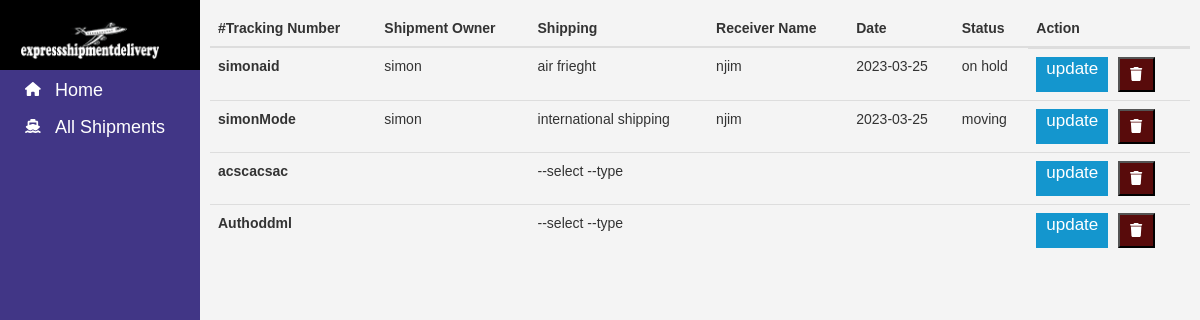
The app's page /allshipping.php (signed in) with its own data.
### tables this page shows
CREATE TABLE `orders` (
  `shipmentID` varchar(50) DEFAULT NULL,
  `shipperName` varchar(50) DEFAULT NULL,
  `recieverName` varchar(50) DEFAULT NULL,
  `recieveraddress` varchar(50) DEFAULT NULL,
  `departuretime` varchar(50) DEFAULT NULL,
  `Emailaddress` varchar(50) DEFAULT NULL,
  `senderaddress` varchar(50) DEFAULT NULL,
  `shipmenttype` varchar(50) DEFAULT NULL,
  `weight` varchar(50) DEFAULT NULL,
  `courier` varchar(50) DEFAULT NULL,
  `pakages` varchar(50) DEFAULT NULL,
  `mode` varchar(50) DEFAULT NULL,
  `product` varchar(50) DEFAULT NULL,
  `quantity` varchar(50) DEFAULT NULL,
  `destination` varchar(50) DEFAULT NULL,
  `paymentmode` varchar(50) DEFAULT NULL,
  `shipperphone` varchar(50) DEFAULT NULL,
  `shipperemail` varchar(50) DEFAULT NULL,
  `carrier` varchar(50) DEFAULT NULL,
  `origin` varchar(50) DEFAULT NULL,
  `pickupdate` varchar(50) DEFAULT NULL,
  `status` varchar(50) DEFAULT NULL,
  `phone` varchar(50) DEFAULT NULL,
  `pickuptime` varchar(50) DEFAULT NULL,
  `CarrierReferenceNum` varchar(100) DEFAULT NULL,
  `dateofreg` datetime DEFAULT current_timestamp()
);

### Backend/config/connection.php (called while the page is built, shortened)
<?php
class ConnectionString{
    function Connection(){
 $this->host = "localhost";
 $this->username = "globecom_ftracking";
 $this->database = "globecom_ftracking";
 $this->password = "vR3]VhU2d+[%";
        try{
            $dsn = 'mysql:host=' . $this->host .';' . 'dbname=' . $this->database;
            $pdo = new PDO($dsn, $this->username, $this->password);
            $pdo->setAttribute(PDO::ATTR_ERRMODE, PDO::ERRMODE_EXCEPTION);
            $pdo->setAttribute(PDO::ATTR_DEFAULT_FETCH_MODE, PDO::FETCH_ASSOC);
           return $pdo;
        }
        catch(PDOException $error){
           echo "something went wrong trying to connect" . $error->getMessage();
        }
    }
}
?>

### Backend/controllers/Order.php (called while the page is built, shortened)
<?php
class Order extends ConnectionString
{
    function readOrders()
    {
        $sql  = "SELECT * FROM orders";
        $stmt = $this->Connection()->prepare($sql);
        $stmt->execute();
        $rows =   $stmt->fetchAll();
        return $rows;
    }
}

### allshipping.php (the view)
<?php include('sidebar.php') ?>
<?php
require('Backend/config/connection.php');
require('Backend/controllers/Order.php');
$order = new Order();
?>
<link rel="stylesheet" href="css/bootstrap.min.css">
<div class="contents_main">
    <table class="table">
        <thead class="thead-light">
            <tr>
                <th scope="col">#Tracking Number</th>
                <th scope="col">Shipment Owner</th>
                <th scope="col">Shipping </th>
                <th scope="col">Receiver Name</th>
                <th scope="col">Date</th>
                <th scope="col">Status</th>
                <th scope="col">Action</th>
            </tr>
        </thead>
        <tbody>
            <?php foreach($order->readOrders() as $ord):?>
                <tr>
                    <th scope="row"><?php echo $ord['shipmentID']?></th>
                    <td><?php echo $ord['shipperName']?></td>
                    <td><?php echo $ord['shipmenttype']?></td>
                    <td><?php echo $ord['recieverName']?></td>
                    <td><?php echo $ord['pickupdate']?></td>
                    <td><?php echo $ord['status'] ?? "not set"?></td>
                    <td class="flex_data">
                        <a href="update_shipment.php?shipmentID=<?php echo $ord['shipmentID']?>" class="update_btn" type="submit" name="update">update</a>
                    <button class="btntrach"><i class="fa fa-trash"></i></button>
                  </td>
                </tr>
            <?php endforeach;?>
        </tbody>
    </table>
</div>
<?php include('admin.footer.php') ?>

### sidebar.php (shortened to what this page needs)
<!DOCTYPE html>
<html lang="en">
<head>
    <link rel="stylesheet" href="css/all.css">
    <link rel="stylesheet" href="css/companyscss.css">
</head>
<body>
    <div class="container_main_sec">
        <div class="sidebar hidden_sidebar">
            <div class="logo">
                <img src="./images/New/100ppi/4x/Asset 5.png" alt="" style="object-fit: contain;">
            </div>
            <div class="menu_wrapper">
                <div class="menu_wrapper_comp">
                    <a href="/admin.php">
                        <div class="icons">
                            <i class="fas fa-home"></i>
                        </div>
                        <div class="home_contents">home</div>
                    </a>
                </div>
                <div class="menu_wrapper_comp">
                    <a href="/allshipping.php">
                        <div class="icons">
                            <i class="fas fa-ship"></i>
                        </div>
                        <div class="home_contents">all shipments</div>
                    </a>
                </div>
            </div>
        </div>

### admin.footer.php (shortened to what this page needs)
</div>
</body>
</html>

### css/companyscss.css (style rules this page uses)
* { padding: 0; margin: 0; -webkit-box-sizing: border-box; box-sizing: border-box; font-family: Arial, Helvetica, sans-serif; }
.container_main_sec { height: 100vh; width: 100%; display: -webkit-box; display: -ms-flexbox; display: flex; overflow: hidden; }
.icons { height: 25px; width: 25px; border-radius: 50%; margin-left: 10px; display: -webkit-box; display: -ms-flexbox; display: flex; -webkit-box-align: center; -ms-flex-align: center; align-items: center; -webkit-box-pack: center; -ms-flex-pack: center; justify-content: center; }
.menu_wrapper_comp { height: 37px; }
.menu_wrapper_comp a { display: block; display: -webkit-box; display: -ms-flexbox; display: flex; height: 100%; width: 100%; padding-left: 10px; -webkit-box-align: center; -ms-flex-align: center; align-items: center; text-decoration: none; text-transform: capitalize; background-color: #413686; color: white; }
.menu_wrapper_comp .home_contents { font-size: 18px; padding-top: 4px; margin-left: 10px; }
.sidebar { min-width: 200px; height: 100%; }
.sidebar .logo { height: 70px; width: 100%; background-color: black; display: -webkit-box; display: -ms-flexbox; display: flex; -webkit-box-align: center; -ms-flex-align: center; align-items: center; }
.sidebar .logo img { width: 90%; height: 70%; }
.contents_main { width: 100%; height: 100vh; padding: 1rem; background-color: #f4f4f4; overflow-y: scroll; }
.menu_wrapper { background-color: #413686; height: 100%; }
.update_btn { background-color: #1496ce; height: 35px; color: white; outline: none; border: none; cursor: pointer; font-size: 17px; padding: 0 10px; text-decoration: none; display: block; -webkit-box-align: center; -ms-flex-align: center; align-items: center; -webkit-box-pack: center; -ms-flex-pack: center; justify-content: center; }
.flex_data { display: -webkit-box; display: -ms-flexbox; display: flex; gap: 10px; }
.btntrach { background-color: #580b0b; padding: 4px 1rem; color: white; }

### records on screen
orders: shipmentID "simonaid", shipperName "simon", shipmenttype "air frieght", recieverName "njim", pickupdate "2023-03-25", status "on hold"
orders: shipmentID "simonMode", shipperName "simon", shipmenttype "international shipping", recieverName "njim", pickupdate "2023-03-25", status "moving"
orders: shipmentID "acscacsac", shipmenttype "--select --type"
orders: shipmentID "Authoddml", shipmenttype "--select --type"
